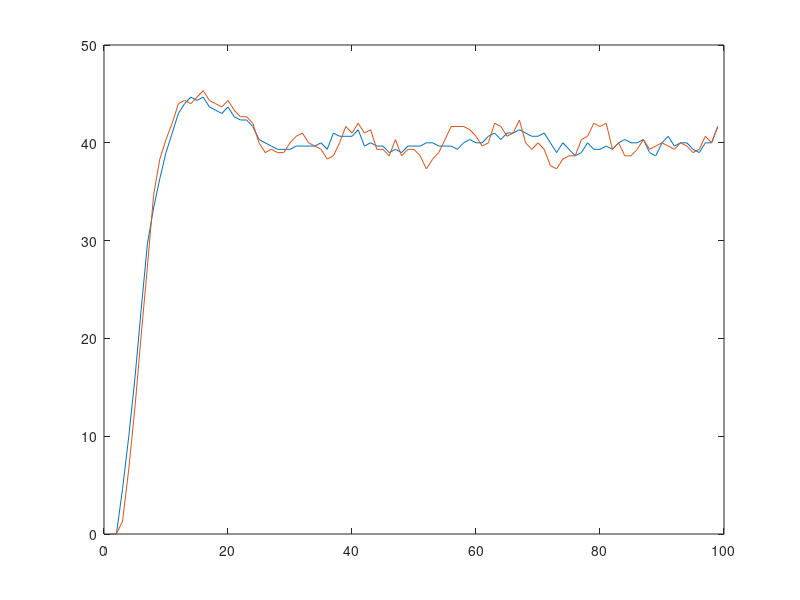

MATLAB code for this plot:
% Step response ref 40.rpm 
% PID : 0.5 1.25 0.25 
% Filter : 0.2
% Sample_Time 250 ms

V = [
0.00		0.00
0.00		0.00
0.00		0.00
3.33		1.67
20.00		5.00
26.67		26.67
30.00		31.67
35.00		36.67
36.67		36.67
38.33		41.67
41.67		45.00
43.33		41.67
45.00		45.00
46.67		46.67
43.33		43.33
45.00		43.33
41.67		45.00
46.67		48.33
41.67		41.67
41.67		41.67
43.33		41.67
45.00		48.33
41.67		43.33
40.00		38.33
41.67		41.67
40.00		38.33
38.33		38.33
40.00		38.33
38.33		40.00
40.00		40.00
40.00		38.33
38.33		43.33
41.67		41.67
38.33		41.67
40.00		35.00
40.00		36.67
40.00		41.67
38.33		36.67
46.67		43.33
38.33		41.67
40.00		45.00
40.00		38.33
41.67		41.67
38.33		38.33
40.00		43.33
38.33		35.00
40.00		38.33
38.33		38.33
40.00		46.67
38.33		35.00
41.67		38.33
40.00		38.33
38.33		35.00
41.67		40.00
38.33		40.00
40.00		41.67
40.00		45.00
38.33		41.67
40.00		40.00
41.67		40.00
41.67		40.00
38.33		41.67
38.33		36.67
43.33		41.67
43.33		50.00
38.33		38.33
41.67		36.67
38.33		38.33
45.00		48.33
41.67		38.33
36.67		35.00
41.67		40.00
40.00		35.00
40.00		40.00
36.67		36.67
41.67		40.00
38.33		41.67
36.67		35.00
41.67		48.33
41.67		38.33
38.33		46.67
38.33		40.00
38.33		36.67
40.00		35.00
45.00		41.67
40.00		40.00
36.67		40.00
38.33		40.00
41.67		40.00
38.33		36.67
38.33		41.67
43.33		41.67
41.67		38.33
36.67		38.33
40.00		40.00
38.33		40.00
40.00		38.33
40.00		40.00
41.67		45.00
];

V_left_new = V(:,1);
V_right_new = V(:,1);

for n=3:1:length(V)-2
    V_left_new(n) = (V(n-2,1) + V(n-1,1) + V(n,1) + V(n+1,1) + V(n+2,1))/5;
    V_right_new(n) = (V(n-2,2) + V(n-1,2) + V(n,2) + V(n+1,2) + V(n+2,2))/5;
end
%V_left = V(:,1);
%V_right = V(:,2);

figure;
plot(V_left_new);
hold on;
plot(V_right_new);
hold off;